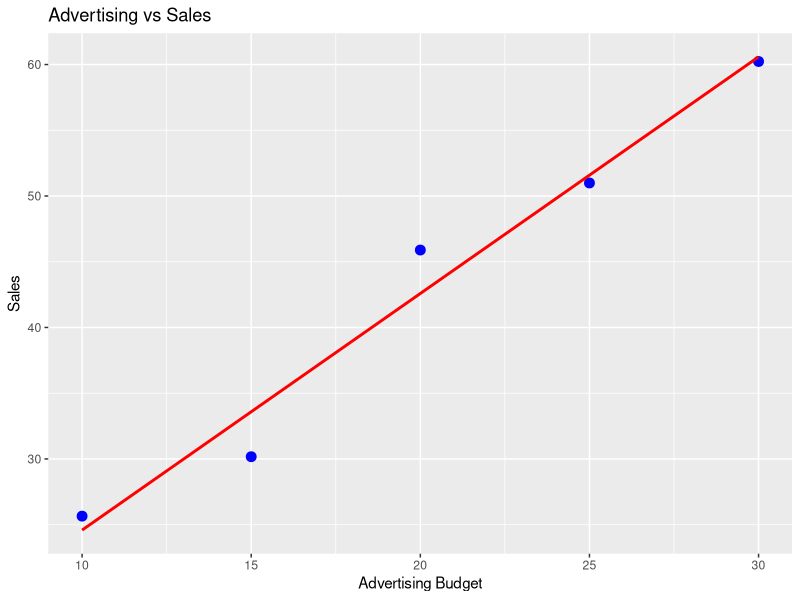
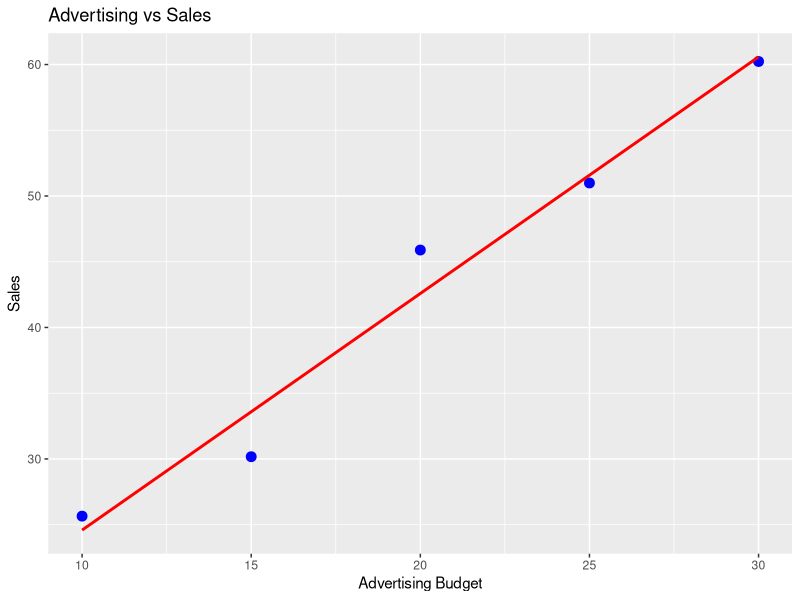

Recreate these plots in R, in order.
library(ggplot2)

# Read sales csv file
data <- read.csv("sales.csv")

print("Here is a preview of the data: ")
print(head(data)) #previews data



# Numeric datatype: advertising column
numeric_advertising <- data$Advertising
cat("\nAdvertising Values:\n")
print(numeric_advertising)


# Integer datatype: converts Sales to integers
integer_sales <- as.integer(data$Sales)
cat("\nSales Values in Integers:\n")
print(integer_sales)


# Character datatype: creates campaign labels
campaign_labels <- paste("Campaign", 1:nrow(data))
cat("\nCharacter Campaign Labels:\n")
print(campaign_labels)


# Logical datatype: checks which values are greater than or equal to 40
high_sales <- data$Sales >= 40
cat("\nHigh Sales (Sales => 40): TRUE means sales met or exceeded 40\n")
for (i in 1:length(high_sales)) {
  cat(paste(campaign_labels[i], ":", high_sales[i], "\n"))
}


# List datatype: combines the campaign labels into a list
summary_list <- list(
  Advertising = numeric_advertising,
  Sales = integer_sales,
  HighSalesFlag = high_sales,
  Campaign = campaign_labels
)
cat("\nSummary:\n")
print(summary_list)


# Loop 1: prints message for each campaign based on sales
cat("\nSales Performance by Campaign:\n")
for (i in 1:nrow(data)) {
  message <- paste(campaign_labels[i], "had sales of", data$Sales[i], ".")
  if (high_sales[i]) {
    message <- paste(message, "This campaign performed well!")
  }
  else {
    message <- paste(message, "This campaign had low performance.")
  }
  print(message)
}

# Loop 2: categorizes each advertisement trial by performance
cat("\nSales Performance Category:\n")
for (i in 1:nrow(data)) {
  performance <- if (data$Sales[i] >= 55) {
    "Excellent"
  }
  else if (data$Sales[i] >= 40) {
    "Good"
  }
  else {
    "Poor"
  }
  print(paste(campaign_labels[i], "-Performance: ", performance))
}


# Count how many campaigns were successful
num_successful <- sum(high_sales)
cat("\nNumber of successful campaigns:\n")
print(num_successful)


# Create the linear regression model
model <- lm(Sales ~ Advertising, data = data)



# Print the model summary
cat("\nLinear Regression Model Summary:\n")
print(summary(model))

# Plot the data with regression line
plot <- ggplot(data, aes(x = Advertising, y = Sales)) +
  geom_point(color = "blue", size = 3) +
  geom_smooth(method = "lm", se = FALSE, color =  "red") +
  labs(title =  "Advertising vs Sales",
  x = "Advertising Budget",
  y = "Sales")


# Creates png of graph
ggsave("regression_plot.png", plot = plot, width = 6, height = 4)

# Display the plot
print(plot)